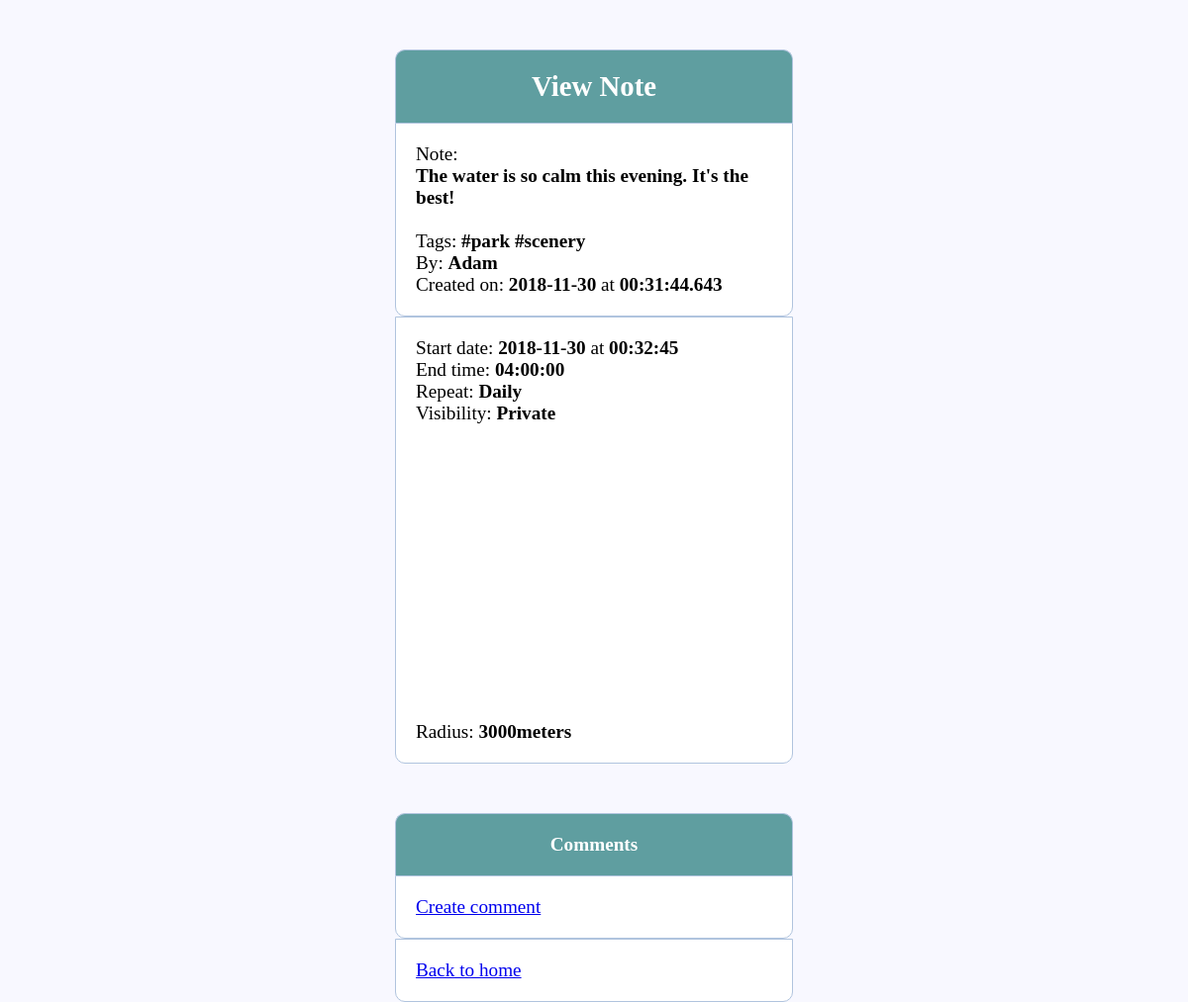
The app's page /Oingo/viewyournote.php?noteid=6 (signed in) with its own data.
### tables this page shows
CREATE TABLE `note` (
  `nID` int(11) NOT NULL AUTO_INCREMENT,
  `uid` int(11) NOT NULL,
  `note` text NOT NULL,
  `ntimestamp` timestamp(3) NOT NULL DEFAULT CURRENT_TIMESTAMP(3),
  `nlatitude` decimal(10,8) NOT NULL,
  `nlongitude` decimal(11,8) NOT NULL,
  `nradius` int(11) NOT NULL,
  `nstarttimestamp` timestamp NOT NULL DEFAULT '0000-00-00 00:00:00',
  `nendtimestamp` timestamp NOT NULL DEFAULT '0000-00-00 00:00:00',
  `rid` int(11) NOT NULL,
  `vid` int(11) NOT NULL,
  `allowcomments` tinyint(4) NOT NULL,
  PRIMARY KEY (`nID`),
  KEY `uid_idx` (`uid`),
  KEY `rid_idx` (`rid`),
  KEY `vid_idx` (`vid`),
  FULLTEXT KEY `note` (`note`),
  CONSTRAINT `rid` FOREIGN KEY (`rid`) REFERENCES `repeatnote` (`rid`),
  CONSTRAINT `uid` FOREIGN KEY (`uid`) REFERENCES `user` (`uid`),
  CONSTRAINT `vid` FOREIGN KEY (`vid`) REFERENCES `visibility` (`vid`)
);

CREATE TABLE `tag` (
  `tagid` int(11) NOT NULL AUTO_INCREMENT,
  `tagname` varchar(45) NOT NULL,
  PRIMARY KEY (`tagid`)
);

CREATE TABLE `user` (
  `uid` int(11) NOT NULL AUTO_INCREMENT,
  `uname` varchar(45) NOT NULL,
  `uemail` varchar(45) NOT NULL,
  `utimestamp` timestamp(3) NOT NULL DEFAULT CURRENT_TIMESTAMP(3),
  `upassword` varchar(255) NOT NULL,
  PRIMARY KEY (`uid`)
);

CREATE TABLE `repeatnote` (
  `rid` int(11) NOT NULL,
  `rdesc` varchar(45) NOT NULL,
  PRIMARY KEY (`rid`)
);

CREATE TABLE `visibility` (
  `vid` int(11) NOT NULL,
  `visibleRelation` varchar(45) NOT NULL,
  PRIMARY KEY (`vid`)
);

### Oingo/viewyournote.php (the view, shortened to what this page needs)
<?php
$db = mysqli_connect("localhost", "root", "password");
mysqli_set_charset($db, 'utf-8');
mysqli_select_db($db, "oingo");
?>
<html>
<head>
    <link rel="stylesheet" type="text/css" href="css/style.css">
</head>
<body>
<div class="header">
    <h2>View Note</h2>
</div>
<?php  if (isset($_SESSION['username'])) : ?>
    <?php
    $uID = $_SESSION['uid'];
    $noteid = $_GET['noteid'];
    mysqli_begin_transaction($db, MYSQLI_TRANS_START_READ_ONLY);
    $getnotesresult = mysqli_query($db, "select nid from note where uid='" . $uID . "'");
    if ($getnotesresult) {
        mysqli_commit($db);
        if (mysqli_num_rows($getnotesresult) < 1) {
            ?>
            <div class="content">
                <p><strong>You do not have any notes. Please create some before viewing.</strong></p>
            </div>
            <?php
        } else {
            $verifyflag = 0;
            while ($noterow = $getnotesresult->fetch_assoc()) {
                if ($noteid == $noterow["nid"]) {
                    $verifyflag = 1;
                    break;
                }
            }
            if ($verifyflag == 0) {
                ?>
                <div class="content">
                    <p><strong>This note does not belong to you!</strong></p>
                </div>
                <?php
            } else {
                $notequery = "SELECT * from note natural join user natural join repeatnote natural join visibility where nid=?";
                mysqli_begin_transaction($db, MYSQLI_TRANS_START_READ_ONLY);
                if ($notestmt = mysqli_prepare($db, $notequery)) {
                    $notestmt->bind_param("i", $noteid);
                    if ($notestmt->execute()) {
                        $noteresult = $notestmt->get_result();
                        $noteresultarray = mysqli_fetch_array($noteresult);
                        $notetext = $noteresultarray["note"];
                        $noteuser = $noteresultarray["uname"];
                        list($notedate, $notetime) = explode(" ", $noteresultarray["ntimestamp"]);
                        list($notestartdate, $notestarttime) = explode(" ", $noteresultarray["nstarttimestamp"]);
                        list($noteenddate, $noteendtime) = explode(" ", $noteresultarray["nendtimestamp"]);
                        $noterepeat = $noteresultarray["rdesc"];
                        $notevisibility = $noteresultarray["visibleRelation"];
                        $notelat = $noteresultarray["nlatitude"];
                        $notelong = $noteresultarray["nlongitude"];
                        $noteradius = $noteresultarray["nradius"];
                        $allowcomments = $noteresultarray["allowcomments"];
                        $url = "https://maps.google.com/maps?q=$notelat,$notelong&hl=es;z=14&amp;output=embed";
                        if ($tagresult = mysqli_query($db, "SELECT tagid, tagname from tag natural join tagnotes where nid='" . $noteid . "'")) {
                            mysqli_commit($db);
                            ?>
                            <div class="content">
                                <p>Note:</p>
                                <p><strong><?php echo $notetext; ?></strong></p><br>
                                <?php
                                if (mysqli_num_rows($tagresult) > 0) {
                                $tagsinglearray = mysqli_fetch_array($tagresult);
                                if (mysqli_num_rows($tagresult) == 1 and $tagsinglearray["tagid"] != -1) {
                                    ?>
                                    <p>Tag: <strong><?php echo $tagsinglearray["tagname"]; ?></strong></p>
                                    <?php
                                } else if (mysqli_num_rows($tagresult) > 1) {
                                ?>
                                <p>Tags:
                                    <?php
                                    while ($tagrow = $tagresult->fetch_assoc()) {
                                        $tag = $tagrow["tagname"];
                                        ?>
                                        <strong><?php echo $tag; ?></strong>
                                        <?php
                                    }
                                    }
                                    }
                                    ?>
                                </p><p>By: <strong><?php echo $noteuser; ?></strong></p>
                                <p>Created on: <strong><?php echo $notedate; ?></strong> at <strong><?php echo $notetime; ?></strong></p>
                            </div>
                            <div class="content">
                                <p>Start date: <strong><?php echo $notestartdate ?></strong> at <strong><?php echo $notestarttime; ?></strong></p>
                                <p>End time: <strong><?php echo $noteendtime; ?></strong></p>
                                <p>Repeat: <strong><?php echo $noterepeat; ?></strong></p>
                                <p>Visibility: <strong><?php echo $notevisibility; ?></strong></p>
                                <iframe
                                    width="400"
                                    height="300"
                                    frameborder="0"
                                    scrolling="no"
                                    marginheight="0"
                                    marginwidth="0"
                                    src= <?php echo $url; ?>
                                >
                                </iframe>
                                <p>Radius: <strong><?php echo $noteradius . "meters"; ?></strong></p>
                            </div>
                            <?php
                            if ($allowcomments == 1) {
                                mysqli_begin_transaction($db, MYSQLI_TRANS_START_READ_ONLY);
                                if ($notecommentresult = mysqli_query($db, "SELECT cid, cText, uid, uname from comments natural join user where nid='" . $noteid . "' and replyToCid is null order by ctimestamp")) {
                                    ?>
                                    <div class="header">
                                        <h4>Comments</h4>
                                    </div>
                                    <div class="content">
                                        <a href="createusernotecomment.php?nid=<?php echo $noteid; ?>">Create comment</a>
                                    </div>
                                        ?></div><?php
                                } else {
                                    mysqli_rollback($db); ?>
                                    <div><p><?php mysqli_error($db); ?></p></div>
                                <?php                            }
                            }
                        } else {
                            mysqli_rollback($db);
                        }
                    } else {
                        mysqli_rollback($db);
                    }
                }
            }
        }
    } else {
        mysqli_rollback($db); ?>
        <div class="content">
            <p><strong>After query fail</strong></p>
        </div>
        <?php
    }
    ?>
    <div class="content">
        <p><a href="index.php">Back to home</a></p>
    </div>
<?php endif;
mysqli_close($db);?>
</body>
</html>

### Oingo/css/style.css (style rules this page uses)
* { margin: 0px; padding: 0px; }
body { font-size: 120%; background: #F8F8FF; }
.header { width: 30%; margin: 50px auto 0px; color: white; background: #5F9EA0; text-align: center; border: 1px solid #B0C4DE; border-bottom: none; border-radius: 10px 10px 0px 0px; padding: 20px; }
form, .content { width: 30%; margin: 0px auto; padding: 20px; border: 1px solid #B0C4DE; background: white; border-radius: 0px 0px 10px 10px; }

### records on screen
note: note "The water is so calm this evening. It's the best!", uid.uname "Adam", rid.rdesc "Daily", vid.visibleRelation "Private", nradius "3000"
tag: tagname "#park"
tag: tagname "#scenery"

### other values on screen
$notedate "2018-11-30"
$notetime "00:31:44.643"
$notestartdate "2018-11-30"
$notestarttime "00:32:45"
$noteendtime "04:00:00"
